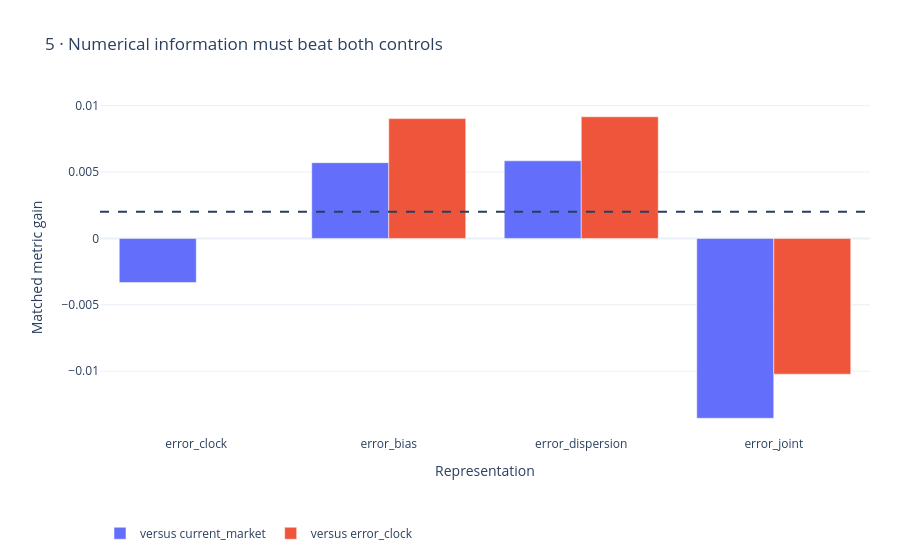

Here is the notebook cell this chart was saved with:
### Markdown cell above
## Gains versus both controls
Numerical panels must improve upon both the original and clock-only representations.

### Code cell
figures[4].show(renderer='plotly_mimetype')

### Figure 1 — Plotly figure (JSON) as saved in the notebook; plotly's stock layout.template omitted (floating-point values rounded to 4 significant figures)
{"data": [{"name": "versus current_market", "type": "bar", "x": ["error_clock", "error_bias", "error_dispersion", "error_joint"], "y": [-0.003318, 0.005703, 0.005844, -0.01354]}, {"name": "versus error_clock", "type": "bar", "x": ["error_bias", "error_dispersion", "error_joint"], "y": [0.009021, 0.009162, -0.01022]}], "layout": {"height": 560, "legend": {"orientation": "h", "y": -0.25}, "margin": {"b": 125, "l": 100, "r": 30, "t": 100}, "shapes": [{"line": {"dash": "dash"}, "type": "line", "x0": 0, "x1": 1, "xref": "x domain", "y0": 0.002, "y1": 0.002, "yref": "y"}], "title": {"text": "5 · Numerical information must beat both controls"}, "xaxis": {"title": {"text": "Representation"}}, "yaxis": {"title": {"text": "Matched metric gain"}}}}
